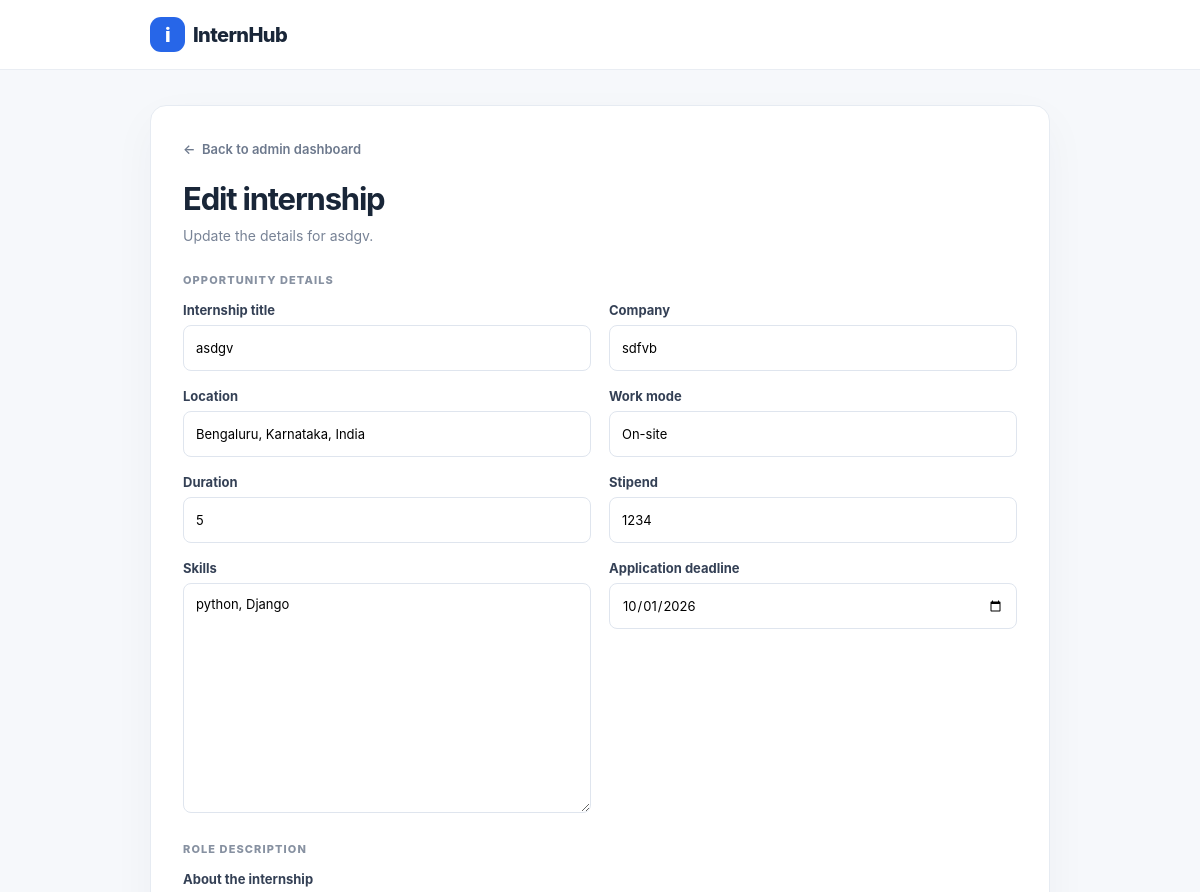
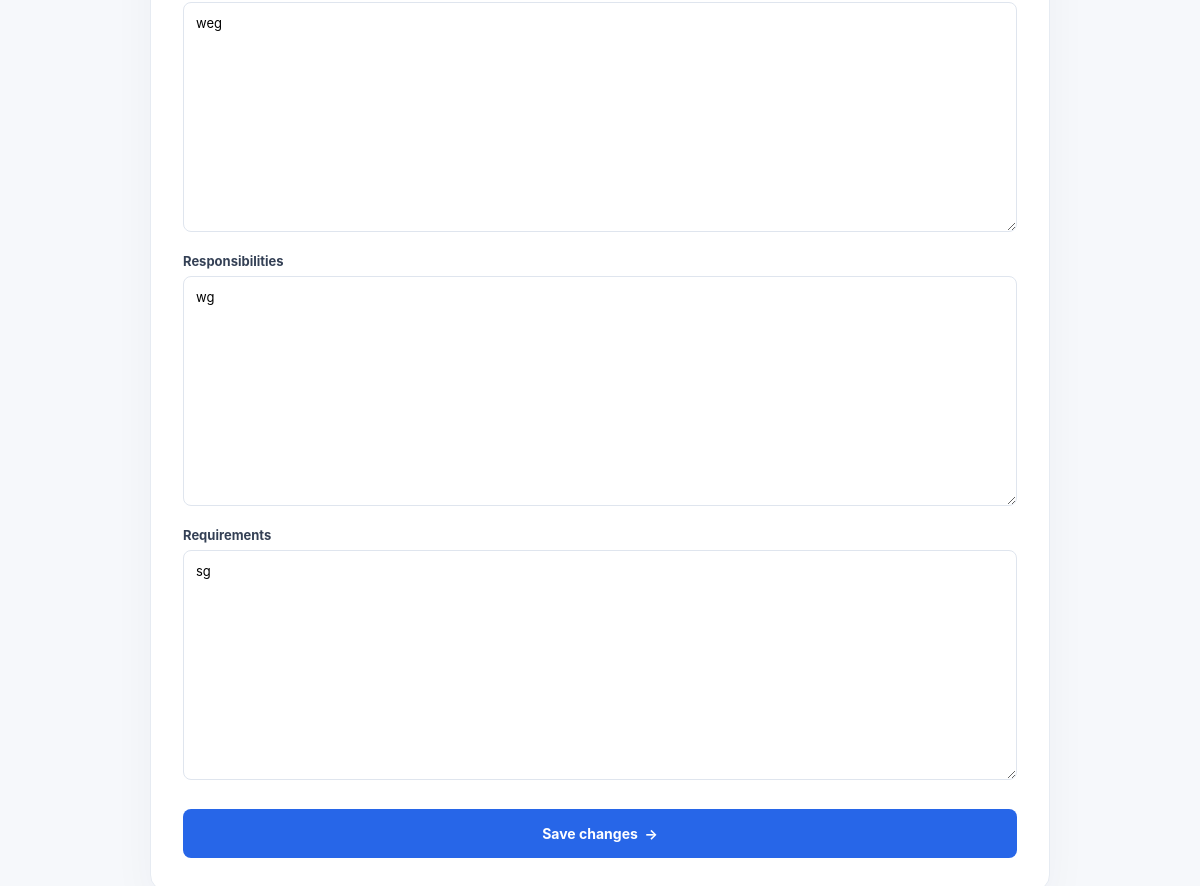
/internships/admin/2/edit/ (signed in), run on the app's committed database (2 pictures, top to bottom).
### internships/models.py (models this page shows, shortened)
class Internship(models.Model):
    company = models.CharField(max_length=150)
    title = models.CharField(max_length=200)
    location = models.CharField(max_length=150)
    work_mode = models.CharField(max_length=50)
    duration = models.CharField(max_length=100)
    stipend = models.CharField(max_length=100)
    skills = models.TextField()
    about = models.TextField()
    responsibilities = models.TextField()
    requirements = models.TextField()
    last_date = models.DateField()
    created_at = models.DateTimeField(auto_now_add=True)

### internships/views.py (the view)
@user_passes_test(_is_admin, login_url="open_adminlogin")
def edit_internship(request, id):
    internship = get_object_or_404(Internship, id=id)
    form = InternshipForm(request.POST or None, instance=internship)
    if request.method == "POST" and form.is_valid():
        form.save()
        return redirect("admin_dashboard")
    return render(
        request,
        "internships/edit_internship.html",
        {"form": form, "internship": internship},
    )

### internships/forms.py
class InternshipForm(forms.ModelForm):
    class Meta:
        model = Internship
        fields = (
            "company",
            "title",
            "location",
            "work_mode",
            "duration",
            "stipend",
            "skills",
            "about",
            "responsibilities",
            "requirements",
            "last_date",
        )
        widgets = {
            "last_date": forms.DateInput(attrs={"type": "date"}),
        }

### internships/views.py (called while the page is built)
def _is_admin(user):
    return user.is_authenticated and user.is_superuser

### internships/templates/internships/edit_internship.html (shortened to what this page needs)
<!DOCTYPE html>
<html lang="en">
<head>
</head>
<body>
    <header class="top"><div class="wrap"><a class="brand" href="{% url 'admin_dashboard' %}"><span>i</span>InternHub</a></div></header>
    <main class="wrap">
        <section class="card">
            <a class="back" href="{% url 'admin_dashboard' %}">←&nbsp; Back to admin dashboard</a>
            <div class="heading"><h1>Edit internship</h1><p>Update the details for {{ internship.title }}.</p></div>
            <form method="post">
                <p class="section-title">Opportunity details</p>
                <div class="grid">
                    <div class="field"><label for="{{ form.title.id_for_label }}">Internship title</label>{{ form.title }}{{ form.title.errors }}</div>
                    <div class="field"><label for="{{ form.company.id_for_label }}">Company</label>{{ form.company }}{{ form.company.errors }}</div>
                    <div class="field"><label for="{{ form.location.id_for_label }}">Location</label>{{ form.location }}{{ form.location.errors }}</div>
                    <div class="field"><label for="{{ form.work_mode.id_for_label }}">Work mode</label>{{ form.work_mode }}{{ form.work_mode.errors }}</div>
                    <div class="field"><label for="{{ form.duration.id_for_label }}">Duration</label>{{ form.duration }}{{ form.duration.errors }}</div>
                    <div class="field"><label for="{{ form.stipend.id_for_label }}">Stipend</label>{{ form.stipend }}{{ form.stipend.errors }}</div>
                    <div class="field"><label for="{{ form.skills.id_for_label }}">Skills</label>{{ form.skills }}{{ form.skills.errors }}</div>
                    <div class="field"><label for="{{ form.last_date.id_for_label }}">Application deadline</label>{{ form.last_date }}{{ form.last_date.errors }}</div>
                </div>
                <p class="section-title">Role description</p>
                <div class="grid">
                    <div class="field full"><label for="{{ form.about.id_for_label }}">About the internship</label>{{ form.about }}{{ form.about.errors }}</div>
                    <div class="field full"><label for="{{ form.responsibilities.id_for_label }}">Responsibilities</label>{{ form.responsibilities }}{{ form.responsibilities.errors }}</div>
                    <div class="field full"><label for="{{ form.requirements.id_for_label }}">Requirements</label>{{ form.requirements }}{{ form.requirements.errors }}</div>
                </div>
                <button class="submit" type="submit">Save changes&nbsp; →</button>
            </form>
        </section>
    </main>
</body>
</html>

### internships/templates/internships/edit_internship.html (style rules this page uses)
:root { font-family:Inter,ui-sans-serif,system-ui,-apple-system,"Segoe UI",sans-serif;color:#192638;background:#f6f8fb }
* { box-sizing:border-box }
body { margin:0 }
.top { height:70px;background:#fff;border-bottom:1px solid #e9edf3;display:flex;align-items:center }
.wrap { width:min(900px,calc(100% - 36px));margin:auto }
.brand { font-size:20px;font-weight:800;letter-spacing:-.6px;text-decoration:none;color:#192638 }
.brand span { display:inline-grid;place-items:center;width:35px;height:35px;border-radius:11px;background:#2766e8;color:white;margin-right:8px }
main { padding:35px 0 65px }
.card { background:#fff;border:1px solid #e6ebf2;border-radius:16px;padding:32px;box-shadow:0 16px 45px #10284c0a }
.back { font-size:13px;color:#6d798d;font-weight:600;text-decoration:none }
.heading { margin:22px 0 26px }
.heading h1 { font-size:31px;letter-spacing:-1.2px;margin:0 0 8px }
.heading p { font-size:14px;color:#788396;margin:0;line-height:1.6 }
.section-title { font-size:11px;text-transform:uppercase;letter-spacing:.1em;color:#8791a1;font-weight:800;margin:25px 0 15px }
.grid { display:grid;grid-template-columns:1fr 1fr;gap:17px 18px }
.field label { display:block;margin-bottom:7px;font-size:13px;color:#344055;font-weight:700 }
.field input,.field select,.field textarea { width:100%;border:1px solid #dfe5ee;border-radius:8px;background:#fff;padding:10px 12px;font:inherit;font-size:13px;outline:none }
.field input,.field select { height:46px;padding:0 12px }
.field textarea { min-height:105px;resize:vertical;line-height:1.6 }
.full { grid-column:1/-1 }
.submit { width:100%;height:49px;border:0;border-radius:8px;background:#2766e8;color:#fff;font:inherit;font-size:14px;font-weight:700;margin-top:25px;cursor:pointer }

### data on the page
Internship: title "asdgv", company "sdfvb", location "Bengaluru, Karnataka, India", work_mode "On-site", duration "5", stipend "1234", skills "python, Django", last_date "10/01/2026", about "weg", responsibilities "wg", requirements "sg"
